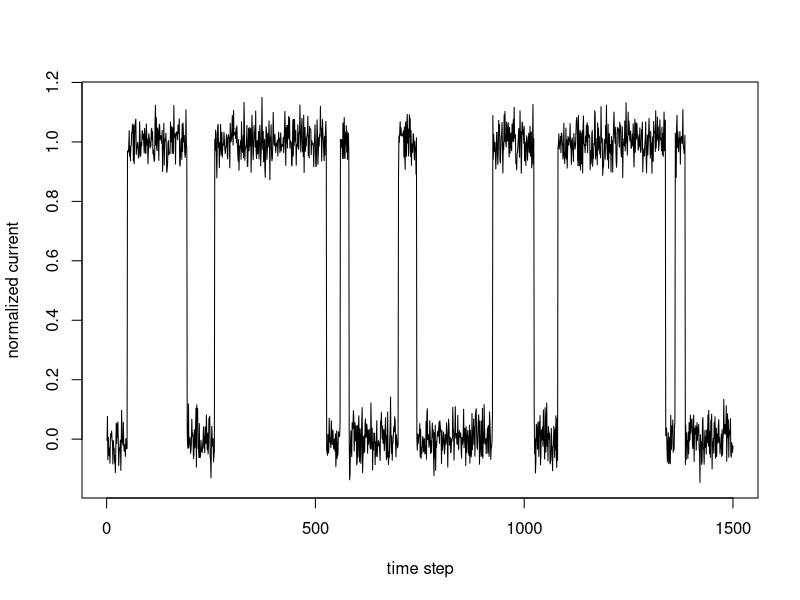

Write R code to recreate this figure.
#-------------------------------------------------------------------------------
# R implementation of a K2P ion channel model as a Markovian system
#-------------------------------------------------------------------------------

# set.seed(7) # Uncomment if you wanna make this example reproducible

# Array of all the possible states
states <- c("closed", "open")

# Transition matrix (transition probabilities per unit of time or 'time step')
TM <- matrix(c(0.98, 0.02,
               0.01, 0.99), nrow = 2, byrow = TRUE)
colnames(TM) <- rownames(TM) <- states # Just aesthetic, if you wanna print TM

# Initialize the chain
now <- states[1]  # The kickoff
chain <- c(now)   # The chain
N <- 1.5e3        # Chain length

# Chain builder loop
for (i in 2:N) {
  # Update the 'now' state
  if (now == "closed") {
    now <- sample(states, 1, prob = TM[1,])
  } else if (now == "open") {
    now <- sample(states, 1, prob = TM[2,])
  }
  # Extend the chain
  chain[i] <- now
}

# Convert a chain of strings into a realistic electrical current signal
# Create an empty vector (filled with 0)
current <- vector(mode = "numeric", length = N)
# Make current flow (!=0) when the channel is open
current[chain == "open"] <- 1 # Outward potassium current
# Add a 5% "electrical" noise
current <- current + rnorm(N, mean = 0, sd = 0.05)
# Plot as time series
plot(as.ts(current), xlab = "time step", ylab  = "normalized current")
